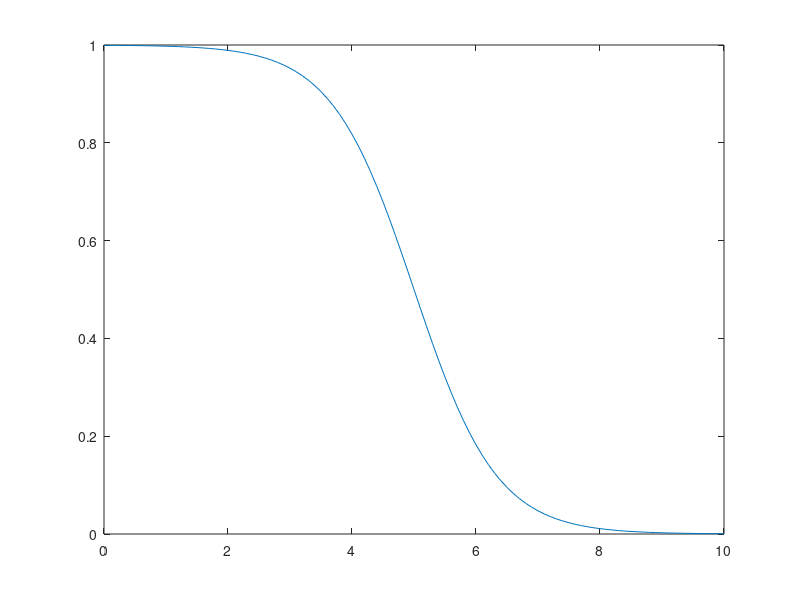

Write the MATLAB code that produced this figure.
clc;
close all;
clear;

a_m = 1.5;
c_m = 5.0;

f_norm = 0:0.1:10;

h = 1 ./ (1 + exp(a_m*(f_norm-c_m)));

figure;
plot(f_norm, h);